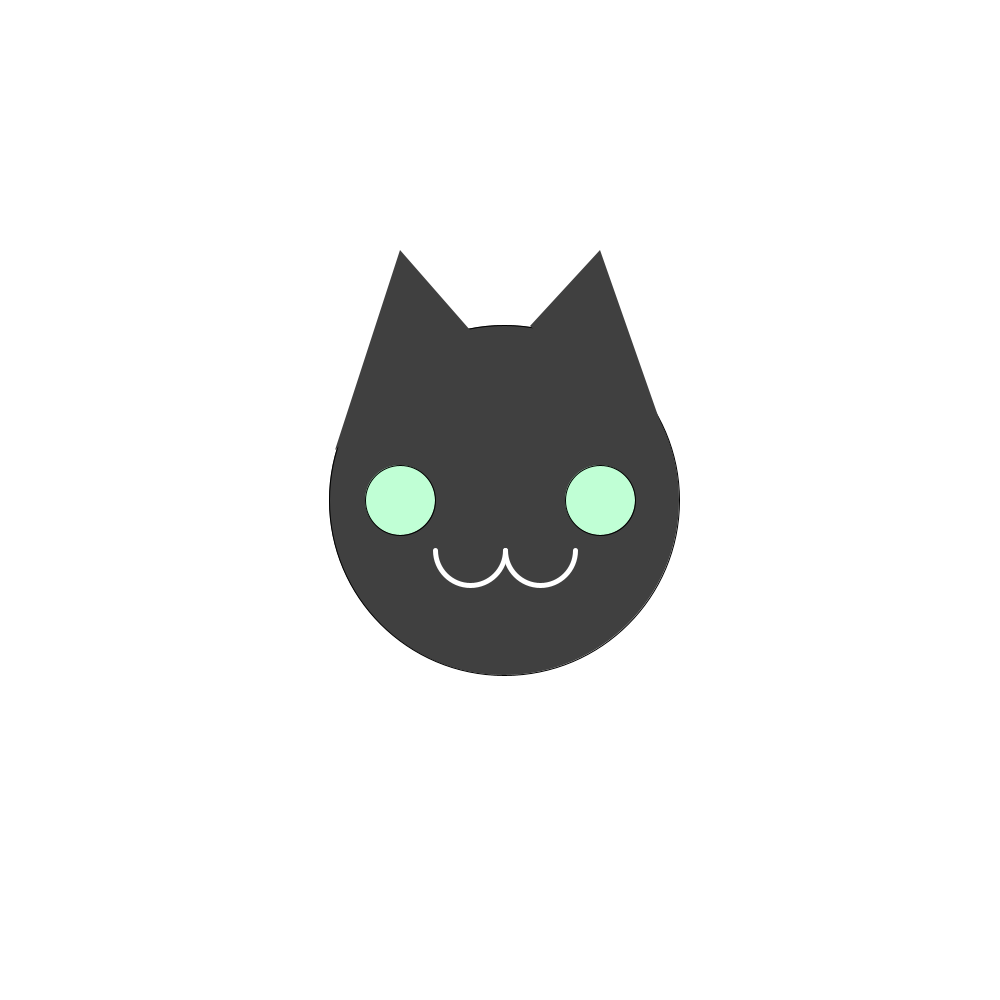
Frame 1 (no input)
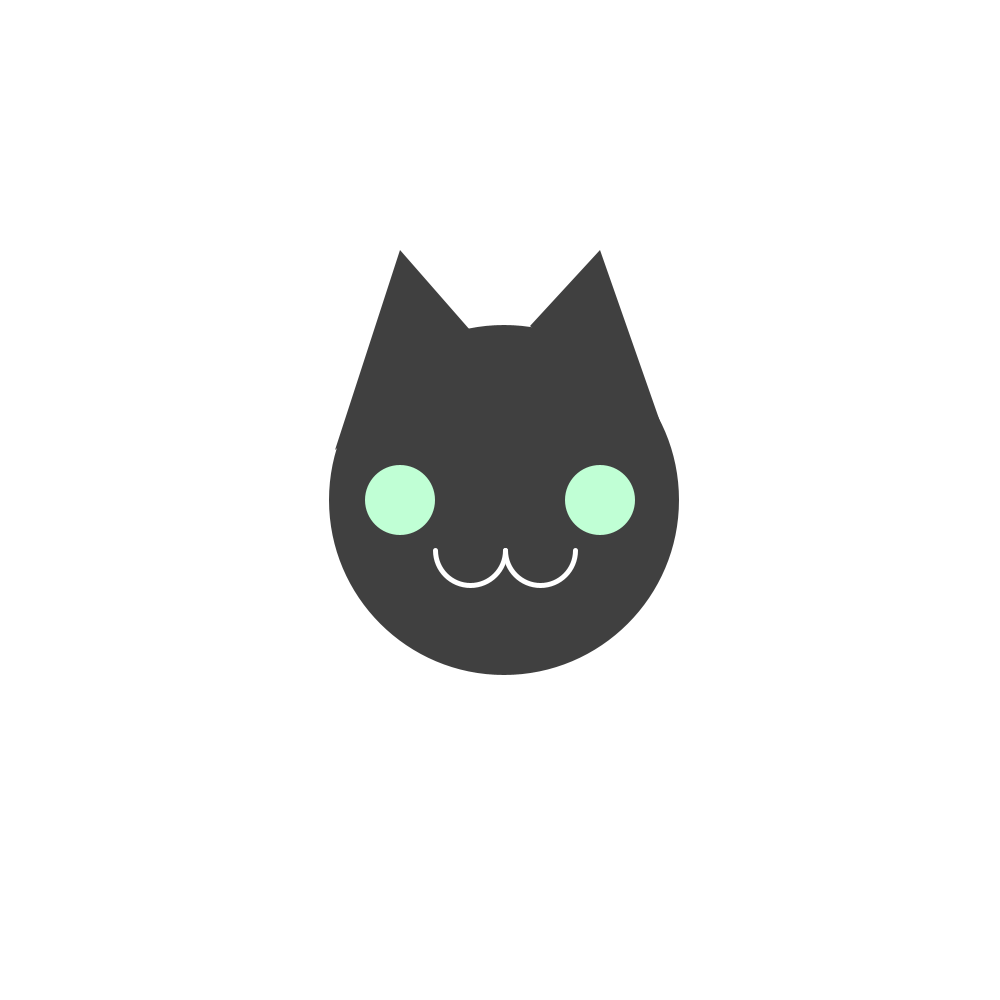
Frame 60 (the mouse pressed at the canvas centre just before this capture)
Frame 120 (the mouse held since frame 60 and released just before this capture): identical to frame 60, image omitted

The Processing sketch that drew these frames (run headless with seeded random() and noise(); from frame 60 on, the mouse is pressed at the canvas centre):

// Processing sketch: Cat_Emote_v2
// ── Cat_Emote_v2.pde
Cat myCat;//Declare a cat object as a global variable

void setup() {
size(1000,1000);
myCat = new Cat(color(64,64,64),color(192,255,213)); // Declare a Cat object as a global variable.  
}
void draw(){
  background(255);
  myCat.display(); //Operate cat object in draw() by calling object display method.  
  }
  
class Cat{ //define a cat object
  color bodycolor;//create bodycolor variable to fill cat body
  color eyescolor;//create "eyecolor" variable which will be used to fill the color of the eyes and eyelids
  Cat(color tempbodycolor, color tempeyescolor){  //This  constructor accepts the body color, and eye color of the cat. 
  bodycolor=tempbodycolor;
  eyescolor=tempeyescolor;}
  
void display(){
//draw cat
fill(bodycolor);

//head
ellipse(504, 500, 350, 350);

//my cat is happy when the left button is clicked.
if (mousePressed&&mouseButton == LEFT){
stroke(eyescolor);//left eyelid color. 
strokeWeight(4); //left eyelid strokeWeight.
arc(400, 500, 70, 70, radians(180), radians(360));//left eyelid. 
} else {
fill(eyescolor);//fill left eye color 
ellipse(400, 500, 70, 70);} //left eye. 

//my cat is very happy when the right mouse button is clicked. 
if (mousePressed&&mouseButton == RIGHT){
noFill();
stroke(eyescolor); //closed eye color
strokeWeight(4);
arc(600, 500, 70, 70, radians(180), radians(360));//right eye lid. 
} else {
fill(eyescolor);//right eye color
ellipse(600, 500, 70, 70); }  //right eye. 

//my cat opens its mouth when she is very happy. 
if (mousePressed&&mouseButton == RIGHT){
fill(255, 192, 203);//mouth color. 
stroke(255);
ellipse(510, 587, 70, 70);
} else {
noFill();
stroke(bodycolor); //closed eye color
strokeWeight(2);
fill(bodycolor);
ellipse(510, 587, 70, 70); }  

stroke(5);
//mouth of the cat (top)
fill(bodycolor);
stroke(255, 255, 255);
strokeWeight(5);
arc(470, 550, 70, 70, 0, PI);//left side
arc(540, 550, 70, 70, 0, PI);//right side

//Left ears
fill(bodycolor);
noStroke();
triangle(335,450, 470,330, 400,250);

//Right ears
triangle(530,326, 670,450, 600,250 );

}




}
